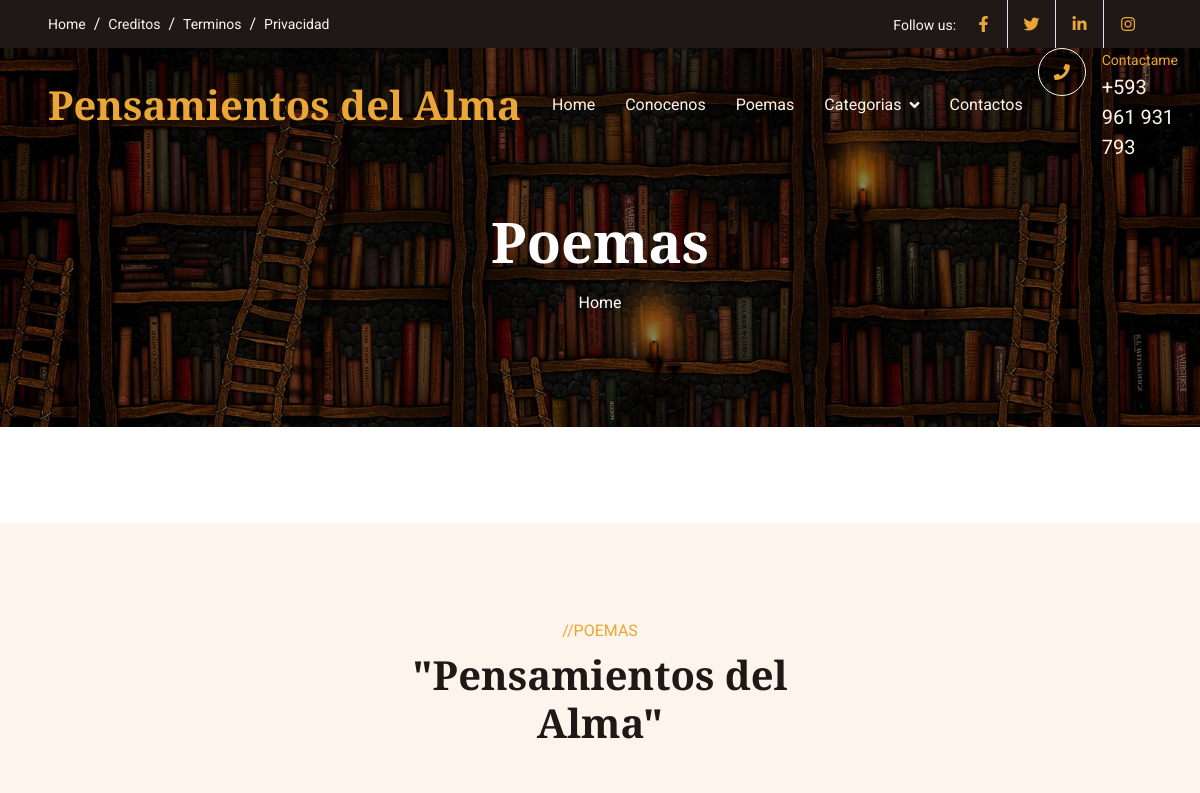
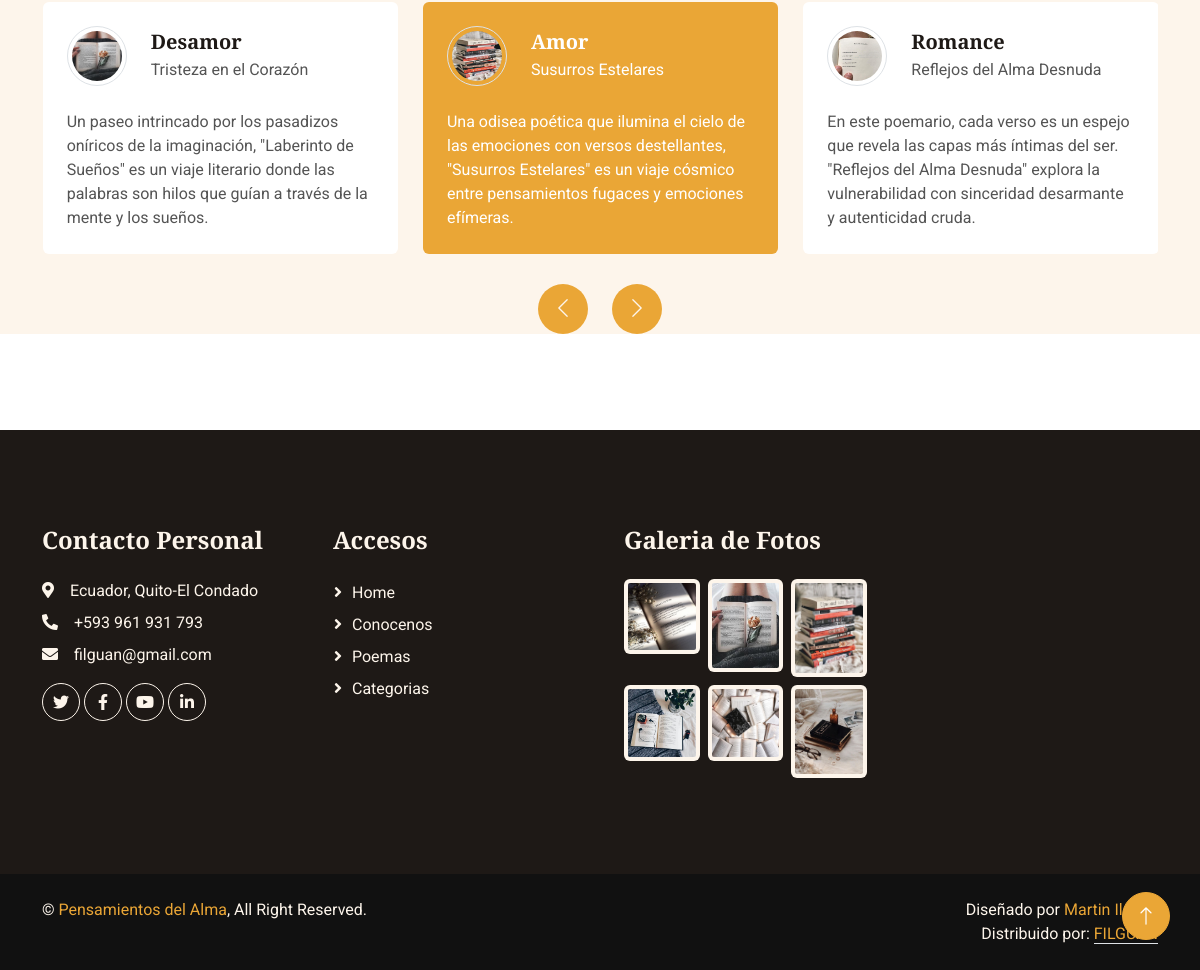
Page /services/ on the committed database (2 pictures, top to bottom).
### services/models.py (models this page shows, shortened)
class Service(models.Model):
    title=models.CharField(max_length=100, verbose_name="Título")
    subtitle=models.CharField(max_length=100, verbose_name="SubTítulo")
    content=models.TextField(verbose_name="Descipción")
    image=models.ImageField(upload_to="services", verbose_name="Imagen")
    created=models.DateTimeField(auto_now_add=True, verbose_name="Fecha de Creación")
    updated=models.DateTimeField(auto_now=True, verbose_name="Fecha de Edición")
    class Meta:
        verbose_name="poema"
        verbose_name_plural="poemas"
        ordering=['-created']

### services/views.py (the view)
# urls.py: path('', views.poemas, name="poemas"),
def poemas(request):
    services = Service.objects.all()
    return render(request,"services/poemas.html", {'services':services})

### services/templates/services/poemas.html (shortened to what this page needs)
{% extends "core/base.html" %}{{services}}
{% load static %}
{% block TitleHeader %}
<h1 class="display-4 text-white animated slideInDown mb-3">Poemas</h1>
{% endblock  %}
{% block content %}
<div class="container-xxl bg-light my-6 py-6 pb-0">
    <div class="container">
        <div class="text-center mx-auto mb-5 wow fadeInUp" data-wow-delay="0.1s" style="max-width: 500px;">
            <p class="text-primary text-uppercase mb-2">//POEMAS</p>
            <h1 class="display-6 mb-4">"Pensamientos del Alma"</h1>
        </div>
        <div class="owl-carousel testimonial-carousel wow fadeInUp" data-wow-delay="0.1s">
            {% for service in services %}
            <div class="testimonial-item bg-white rounded p-4">
                <div class="d-flex align-items-center mb-4">
                    <img class="flex-shrink-0 rounded-circle border p-1" src="{{service.image.url}}" alt="">
                    <div class="ms-4">
                        <h5 class="mb-1">{{service.title}}</h5>
                        <span>{{service.subtitle}}</span>
                    </div>
                </div>
                <p class="mb-0">{{service.content}}</p>
            </div>
            {% endfor %}
        </div>
    </div>
</div>
{% endblock  %}

### core/static/core/css/style.css (style rules this page uses)
:root { --primary: #EAA636; --secondary: #545454; --light: #FDF5EB; --dark: #1E1916; }
h4, h5, h6, .h4, .h5, .h6 { font-weight: 600 !important; }
.py-6 { padding-top: 6rem; padding-bottom: 6rem; }
.my-6 { margin-top: 6rem; margin-bottom: 6rem; }
.testimonial-carousel .owl-item .testimonial-item img { width: 60px; height: 60px; }
.testimonial-carousel .owl-item .testimonial-item, .testimonial-carousel .owl-item .testimonial-item * { transition: .5s; }
.testimonial-carousel .owl-item.center .testimonial-item { background: var(--primary) !important; }
.testimonial-carousel .owl-item.center .testimonial-item * { color: #FFFFFF !important; }

### rows in the picture
Service: image (picture), title "Amor", subtitle "Susurros Estelares", content "Una odisea poética que ilumina el cielo de las emociones con versos destellantes, \"Susurros Estelares\" es un viaje cósmico entre pensamientos fugaces y emociones efímeras."
Service: image (picture), title "Romance", subtitle "Reflejos del Alma Desnuda", content "En este poemario, cada verso es un espejo que revela las capas más íntimas del ser. \"Reflejos del Alma Desnuda\" explora la vulnerabilidad con sinceridad desarmante y autenticidad cruda."
Service: image (picture), title "Desamor", subtitle "Tristeza en el Corazón", content "Un paseo intrincado por los pasadizos oníricos de la imaginación, \"Laberinto de Sueños\" es un viaje literario donde las palabras son hilos que guían a través de la mente y los sueños."
